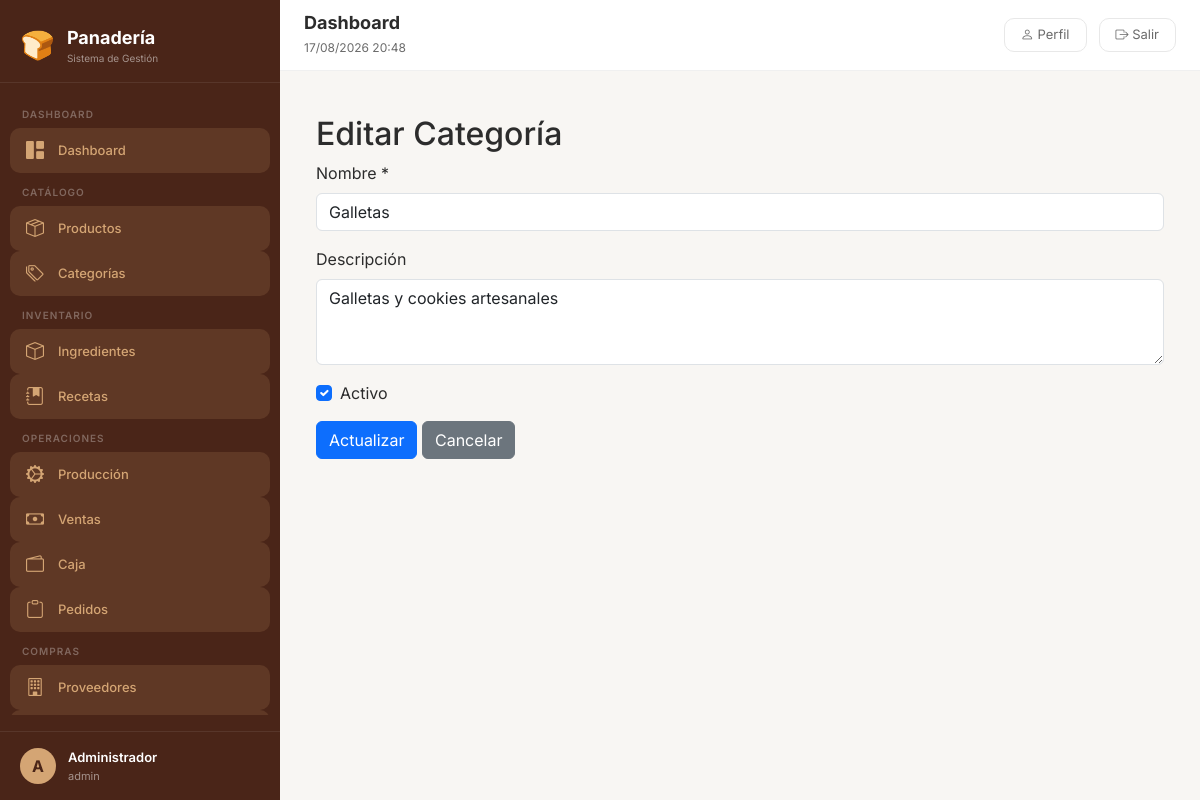
Screenshot of /index.php?modulo=categorias&accion=editar&id=4 (signed in) with the database file from the repository.
### tables this page shows
CREATE TABLE `categorias` (
  `id` int(11) NOT NULL,
  `nombre` varchar(100) NOT NULL,
  `descripcion` text DEFAULT NULL,
  `activo` tinyint(1) DEFAULT 1,
  `created_at` timestamp NOT NULL DEFAULT current_timestamp()
);

### controllers/CategoriasController.php (called while the page is built, shortened)
<?php
require_once __DIR__ . '/../models/Categoria.php';
class CategoriasController {
    private $modelo;
    public function __construct() {
        $this->modelo = new Categoria();
    }
    public function editar() {
        $id = isset($_GET['id']) ? intval($_GET['id']) : 0;
        $categoria = $this->modelo->obtenerPorId($id);
        include 'includes/header.php';
        include 'views/categorias/editar.php';
        include 'includes/footer.php';
    }
}
?>

### config/database.php (called while the page is built, shortened)
<?php
function conectarDB() {
    try {
        $pdo = new PDO("mysql:host=" . DB_HOST . ";dbname=" . DB_NAME . ";charset=utf8", DB_USER, DB_PASS);
        $pdo->setAttribute(PDO::ATTR_ERRMODE, PDO::ERRMODE_EXCEPTION);
        return $pdo;
    } catch (PDOException $e) {
        die("Error de conexión: " . $e->getMessage());
    }
}
?>

### models/categoria.php (called while the page is built, shortened)
<?php
require_once __DIR__ . '/../config/database.php';
class Categoria {
    private $pdo;
    public function __construct() {
        $this->pdo = conectarDB();
    }
    public function obtenerPorId($id) {
        $stmt = $this->pdo->prepare("SELECT * FROM categorias WHERE id = ?");
        $stmt->execute([$id]);
        return $stmt->fetch(PDO::FETCH_ASSOC);
    }
}
?>

### views/categorias/editar.php (the view, shortened to what this page needs)
<div class="container mt-4">
    <h2>Editar Categoría</h2>
    <form action="index.php?modulo=categorias&accion=actualizar" method="POST">
        <div class="mb-3">
            <label for="nombre" class="form-label">Nombre *</label>
            <input type="text" name="nombre" id="nombre" class="form-control" value="<?= htmlspecialchars($categoria['nombre']) ?>" required>
        </div>
        <div class="mb-3">
            <label for="descripcion" class="form-label">Descripción</label>
            <textarea name="descripcion" id="descripcion" rows="3" class="form-control"><?= htmlspecialchars($categoria['descripcion']) ?></textarea>
        </div>
        <div class="mb-3 form-check">
            <input type="checkbox" name="activo" id="activo" class="form-check-input" <?= $categoria['activo'] ? 'checked' : '' ?>>
            <label for="activo" class="form-check-label">Activo</label>
        </div>
        <button type="submit" class="btn btn-primary">Actualizar</button>
        <a href="index.php?modulo=categorias&accion=index" class="btn btn-secondary">Cancelar</a>
    </form>
</div>

### assets/css/estilo.css (style rules this page uses)
:root { --primary: #6C3A2A; --primary-dark: #4A2518; --primary-light: #8B5A4A; --secondary: #D4A574; --accent: #E8C99B; --success: #2D8B46; --warning: #E8A838; --danger: #C0392B; --info: #2D7D8B; --bg-light: #F8F6F3; --bg-white: #FFFFFF; --text-dark: #2C2C2C; --text-gray: #6B6B6B; --text-light: #A8A8A8; --shadow: 0 4px 20px rgba(0, 0, 0, 0.08); --shadow-hover: 0 8px 30px rgba(0, 0, 0, 0.15); --radius: 16px; --radius-sm: 10px; --transition: all 0.3s cubic-bezier(0.4, 0, 0.2, 1); }
* { margin: 0; padding: 0; box-sizing: border-box; }
body { font-family: 'Inter', sans-serif; background: var(--bg-light); color: var(--text-dark); min-height: 100vh; display: flex; margin: 0; }

### rows the page displays
categorias: nombre "Galletas", descripcion "Galletas y cookies artesanales", activo "☑"

### other values shown
substr($_SESSION['usuario_nombre'] ?? 'U', 0, 1) "A"
$_SESSION['usuario_nombre'] "Administrador"
$_SESSION['rol'] "admin"
$titulos[$modulo_actual] "Dashboard"
